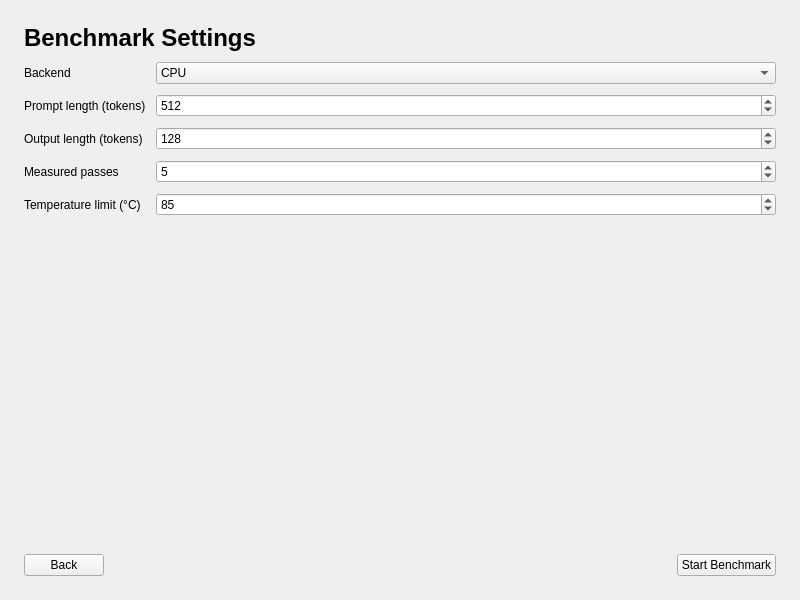
<?xml version="1.0" encoding="UTF-8"?>
<ui version="4.0">
 <class>SettingsPage</class>
 <widget class="QWidget" name="SettingsPage">
  <property name="geometry">
   <rect>
    <x>0</x>
    <y>0</y>
    <width>800</width>
    <height>600</height>
   </rect>
  </property>
  <property name="windowTitle">
   <string>SettingsPage</string>
  </property>
  <layout class="QVBoxLayout" name="mainLayout">
   <property name="spacing">
    <number>10</number>
   </property>
   <property name="leftMargin">
    <number>24</number>
   </property>
   <property name="topMargin">
    <number>24</number>
   </property>
   <property name="rightMargin">
    <number>24</number>
   </property>
   <property name="bottomMargin">
    <number>24</number>
   </property>
   <item>
    <widget class="QLabel" name="titleLabel">
     <property name="text">
      <string>Benchmark Settings</string>
     </property>
     <property name="font">
      <font>
       <pointsize>18</pointsize>
       <bold>true</bold>
      </font>
     </property>
    </widget>
   </item>
   <item>
    <layout class="QFormLayout" name="formLayout">
     <item row="0" column="0">
      <widget class="QLabel" name="backendLabel">
       <property name="text">
        <string>Backend</string>
       </property>
      </widget>
     </item>
     <item row="0" column="1">
      <widget class="QComboBox" name="backendCombo">
       <item>
        <property name="text">
         <string>CPU</string>
        </property>
       </item>
       <item>
        <property name="text">
         <string>GPU</string>
        </property>
       </item>
      </widget>
     </item>
     <item row="1" column="0">
      <widget class="QLabel" name="promptLabel">
       <property name="text">
        <string>Prompt length (tokens)</string>
       </property>
      </widget>
     </item>
     <item row="1" column="1">
      <widget class="QSpinBox" name="promptSpin">
       <property name="minimum">
        <number>1</number>
       </property>
       <property name="maximum">
        <number>8192</number>
       </property>
       <property name="value">
        <number>512</number>
       </property>
      </widget>
     </item>
     <item row="2" column="0">
      <widget class="QLabel" name="outputLabel">
       <property name="text">
        <string>Output length (tokens)</string>
       </property>
      </widget>
     </item>
     <item row="2" column="1">
      <widget class="QSpinBox" name="outputSpin">
       <property name="minimum">
        <number>1</number>
       </property>
       <property name="maximum">
        <number>4096</number>
       </property>
       <property name="value">
        <number>128</number>
       </property>
      </widget>
     </item>
     <item row="3" column="0">
      <widget class="QLabel" name="passesLabel">
       <property name="text">
        <string>Measured passes</string>
       </property>
      </widget>
     </item>
     <item row="3" column="1">
      <widget class="QSpinBox" name="passesSpin">
       <property name="minimum">
        <number>1</number>
       </property>
       <property name="maximum">
        <number>50</number>
       </property>
       <property name="value">
        <number>5</number>
       </property>
      </widget>
     </item>
     <item row="4" column="0">
      <widget class="QLabel" name="tempLimitLabel">
       <property name="text">
        <string>Temperature limit (°C)</string>
       </property>
      </widget>
     </item>
     <item row="4" column="1">
      <widget class="QSpinBox" name="tempLimitSpin">
       <property name="minimum">
        <number>40</number>
       </property>
       <property name="maximum">
        <number>110</number>
       </property>
       <property name="value">
        <number>85</number>
       </property>
      </widget>
     </item>
    </layout>
   </item>
   <item>
    <spacer name="verticalSpacer">
     <property name="orientation">
      <enum>Qt::Vertical</enum>
     </property>
     <property name="sizeHint">
      <size>
       <width>20</width>
       <height>40</height>
      </size>
     </property>
    </spacer>
   </item>
   <item>
    <layout class="QHBoxLayout" name="navLayout">
     <item>
      <widget class="QPushButton" name="backButton">
       <property name="text">
        <string>Back</string>
       </property>
      </widget>
     </item>
     <item>
      <spacer name="horizontalSpacer">
       <property name="orientation">
        <enum>Qt::Horizontal</enum>
       </property>
       <property name="sizeHint">
        <size>
         <width>40</width>
         <height>20</height>
        </size>
       </property>
      </spacer>
     </item>
     <item>
      <widget class="QPushButton" name="startButton">
       <property name="text">
        <string>Start Benchmark</string>
       </property>
      </widget>
     </item>
    </layout>
   </item>
  </layout>
 </widget>
 <resources />
 <connections />
</ui>
